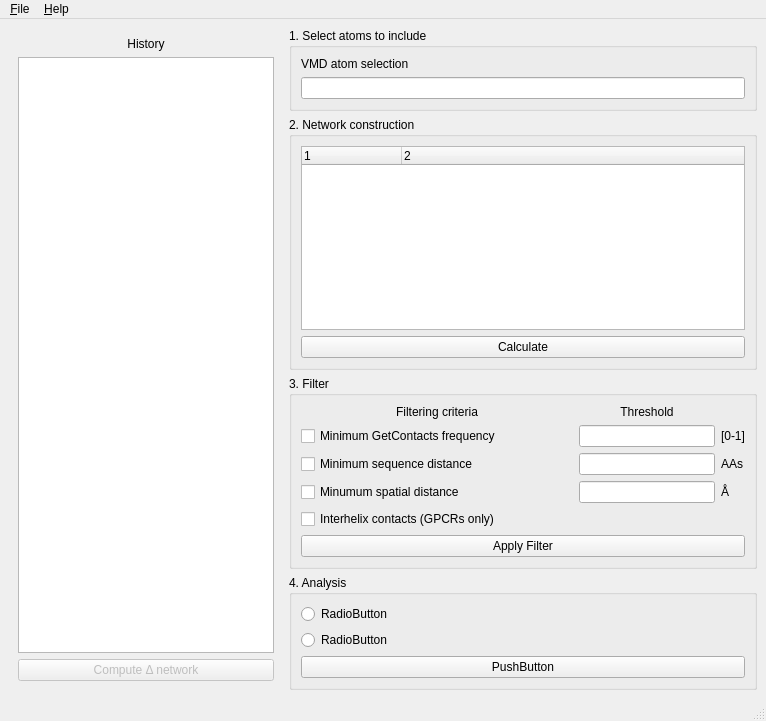
<?xml version="1.0" encoding="UTF-8"?>
<ui version="4.0">
 <class>MainWindow</class>
 <widget class="QMainWindow" name="MainWindow">
  <property name="geometry">
   <rect>
    <x>0</x>
    <y>0</y>
    <width>766</width>
    <height>721</height>
   </rect>
  </property>
  <property name="windowTitle">
   <string>AlloViz GUI</string>
  </property>
  <property name="locale">
   <locale language="English" country="UnitedStates"/>
  </property>
  <widget class="QWidget" name="centralwidget">
   <layout class="QGridLayout" name="gridLayout">
    <item row="0" column="1">
     <widget class="QSplitter" name="splitter">
      <property name="orientation">
       <enum>Qt::Horizontal</enum>
      </property>
      <widget class="QWidget" name="widget" native="true">
       <property name="sizePolicy">
        <sizepolicy hsizetype="Expanding" vsizetype="Preferred">
         <horstretch>2</horstretch>
         <verstretch>0</verstretch>
        </sizepolicy>
       </property>
       <layout class="QVBoxLayout" name="verticalLayout_7">
        <item>
         <widget class="QGroupBox" name="groupBox_4">
          <property name="sizePolicy">
           <sizepolicy hsizetype="Preferred" vsizetype="Fixed">
            <horstretch>0</horstretch>
            <verstretch>0</verstretch>
           </sizepolicy>
          </property>
          <property name="title">
           <string>1. Select atoms to include</string>
          </property>
          <layout class="QVBoxLayout" name="verticalLayout_8">
           <item>
            <widget class="QLabel" name="label_2">
             <property name="sizePolicy">
              <sizepolicy hsizetype="Preferred" vsizetype="Fixed">
               <horstretch>0</horstretch>
               <verstretch>0</verstretch>
              </sizepolicy>
             </property>
             <property name="text">
              <string>VMD atom selection</string>
             </property>
            </widget>
           </item>
           <item>
            <widget class="QLineEdit" name="atomselEdit">
             <property name="sizePolicy">
              <sizepolicy hsizetype="Expanding" vsizetype="Fixed">
               <horstretch>0</horstretch>
               <verstretch>0</verstretch>
              </sizepolicy>
             </property>
            </widget>
           </item>
          </layout>
         </widget>
        </item>
        <item>
         <widget class="QGroupBox" name="groupBox">
          <property name="enabled">
           <bool>true</bool>
          </property>
          <property name="title">
           <string>2. Network construction</string>
          </property>
          <layout class="QVBoxLayout" name="verticalLayout_4">
           <item>
            <widget class="QTreeWidget" name="methodTree">
             <property name="columnCount">
              <number>2</number>
             </property>
             <column>
              <property name="text">
               <string notr="true">1</string>
              </property>
             </column>
             <column>
              <property name="text">
               <string notr="true">2</string>
              </property>
             </column>
            </widget>
           </item>
           <item>
            <widget class="QPushButton" name="calculateButton">
             <property name="text">
              <string>Calculate</string>
             </property>
            </widget>
           </item>
          </layout>
         </widget>
        </item>
        <item>
         <widget class="QGroupBox" name="groupBox_2">
          <property name="title">
           <string>3. Filter</string>
          </property>
          <layout class="QGridLayout" name="gridLayout_2" columnstretch="200,100,0">
           <item row="3" column="0">
            <widget class="QCheckBox" name="distanceCheck">
             <property name="text">
              <string>Minumum spatial distance</string>
             </property>
            </widget>
           </item>
           <item row="1" column="0">
            <widget class="QCheckBox" name="getcontactsCheck">
             <property name="text">
              <string>Minimum GetContacts frequency</string>
             </property>
            </widget>
           </item>
           <item row="2" column="1">
            <widget class="QLineEdit" name="sequenceEdit">
             <property name="alignment">
              <set>Qt::AlignCenter</set>
             </property>
            </widget>
           </item>
           <item row="2" column="0">
            <widget class="QCheckBox" name="sequenceCheck">
             <property name="text">
              <string>Minimum sequence distance</string>
             </property>
            </widget>
           </item>
           <item row="1" column="1">
            <widget class="QLineEdit" name="getcontactsEdit">
             <property name="alignment">
              <set>Qt::AlignCenter</set>
             </property>
            </widget>
           </item>
           <item row="0" column="1">
            <widget class="QLabel" name="label">
             <property name="text">
              <string>Threshold</string>
             </property>
             <property name="alignment">
              <set>Qt::AlignCenter</set>
             </property>
            </widget>
           </item>
           <item row="3" column="1">
            <widget class="QLineEdit" name="distanceEdit">
             <property name="alignment">
              <set>Qt::AlignCenter</set>
             </property>
            </widget>
           </item>
           <item row="1" column="2">
            <widget class="QLabel" name="label_3">
             <property name="text">
              <string>[0-1]</string>
             </property>
            </widget>
           </item>
           <item row="2" column="2">
            <widget class="QLabel" name="label_4">
             <property name="text">
              <string>AAs</string>
             </property>
            </widget>
           </item>
           <item row="3" column="2">
            <widget class="QLabel" name="label_5">
             <property name="text">
              <string>Å</string>
             </property>
            </widget>
           </item>
           <item row="5" column="0" colspan="3">
            <widget class="QPushButton" name="filterButton">
             <property name="text">
              <string>Apply Filter</string>
             </property>
            </widget>
           </item>
           <item row="4" column="0" colspan="3">
            <widget class="QCheckBox" name="interhelixCheck">
             <property name="text">
              <string>Interhelix contacts (GPCRs only)</string>
             </property>
            </widget>
           </item>
           <item row="0" column="0">
            <widget class="QLabel" name="label_6">
             <property name="text">
              <string>Filtering criteria</string>
             </property>
             <property name="alignment">
              <set>Qt::AlignCenter</set>
             </property>
            </widget>
           </item>
          </layout>
         </widget>
        </item>
        <item>
         <widget class="QGroupBox" name="groupBox_3">
          <property name="title">
           <string>4. Analysis</string>
          </property>
          <layout class="QVBoxLayout" name="verticalLayout_6">
           <item>
            <widget class="QRadioButton" name="radioButton_11">
             <property name="text">
              <string>RadioButton</string>
             </property>
            </widget>
           </item>
           <item>
            <widget class="QRadioButton" name="radioButton_12">
             <property name="text">
              <string>RadioButton</string>
             </property>
            </widget>
           </item>
           <item>
            <widget class="QPushButton" name="pushButton_6">
             <property name="text">
              <string>PushButton</string>
             </property>
            </widget>
           </item>
          </layout>
         </widget>
        </item>
       </layout>
      </widget>
     </widget>
    </item>
    <item row="0" column="0">
     <widget class="QWidget" name="widget_2" native="true">
      <layout class="QVBoxLayout" name="verticalLayout_9">
       <item>
        <widget class="QLabel" name="label_7">
         <property name="sizePolicy">
          <sizepolicy hsizetype="Preferred" vsizetype="Fixed">
           <horstretch>0</horstretch>
           <verstretch>0</verstretch>
          </sizepolicy>
         </property>
         <property name="text">
          <string>History</string>
         </property>
         <property name="alignment">
          <set>Qt::AlignCenter</set>
         </property>
        </widget>
       </item>
       <item>
        <widget class="QListView" name="historyList">
         <property name="sizePolicy">
          <sizepolicy hsizetype="Preferred" vsizetype="Preferred">
           <horstretch>1</horstretch>
           <verstretch>0</verstretch>
          </sizepolicy>
         </property>
        </widget>
       </item>
       <item>
        <widget class="QPushButton" name="pushButton_7">
         <property name="enabled">
          <bool>false</bool>
         </property>
         <property name="text">
          <string>Compute Δ network</string>
         </property>
        </widget>
       </item>
      </layout>
     </widget>
    </item>
   </layout>
  </widget>
  <widget class="QMenuBar" name="menubar">
   <property name="geometry">
    <rect>
     <x>0</x>
     <y>0</y>
     <width>766</width>
     <height>24</height>
    </rect>
   </property>
   <widget class="QMenu" name="menuFile">
    <property name="title">
     <string>&amp;File</string>
    </property>
    <addaction name="actionQuit"/>
    <addaction name="separator"/>
    <addaction name="actionQQuit"/>
   </widget>
   <widget class="QMenu" name="menu_Help">
    <property name="locale">
     <locale language="English" country="UnitedStates"/>
    </property>
    <property name="title">
     <string>&amp;Help</string>
    </property>
    <addaction name="actionAlloViz_Homepage"/>
    <addaction name="separator"/>
    <addaction name="actionCitation"/>
    <addaction name="separator"/>
    <addaction name="actionAbout"/>
   </widget>
   <addaction name="menuFile"/>
   <addaction name="menu_Help"/>
  </widget>
  <widget class="QStatusBar" name="statusbar"/>
  <action name="actionQuit">
   <property name="text">
    <string>&amp;Quit</string>
   </property>
  </action>
  <action name="actionAbout">
   <property name="text">
    <string>About...</string>
   </property>
  </action>
  <action name="actionAlloViz_Homepage">
   <property name="text">
    <string>AlloViz Homepage...</string>
   </property>
  </action>
  <action name="actionCitation">
   <property name="text">
    <string>Citation...</string>
   </property>
  </action>
  <action name="actionadsfasdf">
   <property name="text">
    <string>&amp;asdf</string>
   </property>
  </action>
  <action name="actionQQuit">
   <property name="text">
    <string>QQQuit</string>
   </property>
  </action>
 </widget>
 <resources/>
 <connections/>
</ui>
